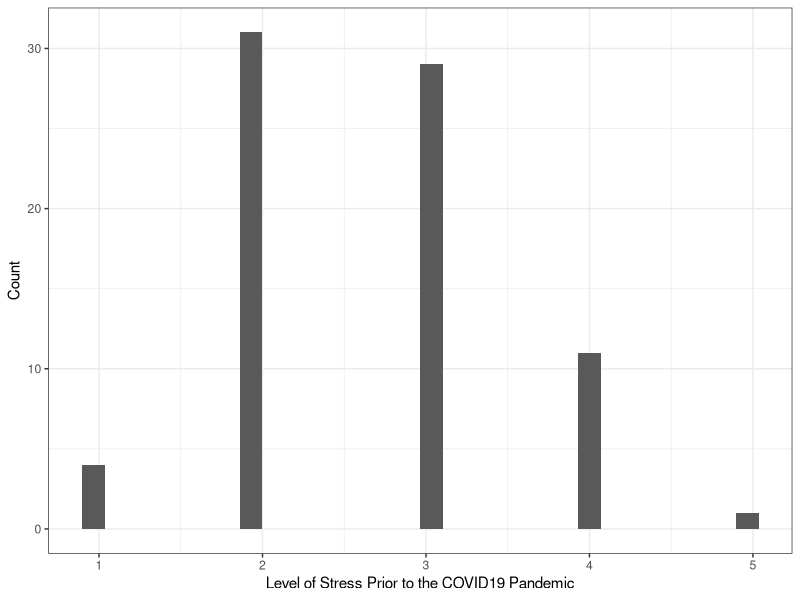
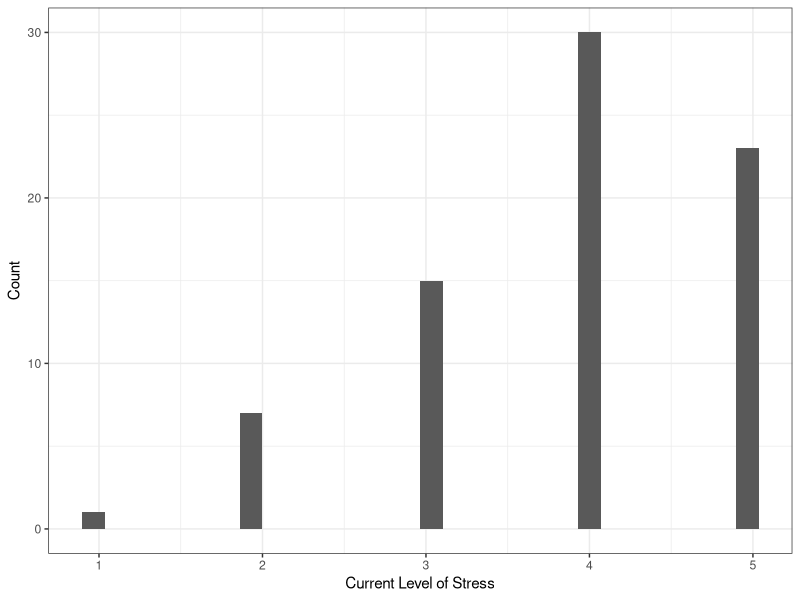

Recreate these plots in R, in order.
## ---- chunk 1
knitr::opts_chunk$set(echo = TRUE)
library(tidyverse)
## ---- chunk 2
# Import data
survey = readxl::read_excel("./data/WIM COVID 19 Data.xlsx")
survey = survey[-1,]
## ---- chunk 3
survey$Q1 = as.numeric(survey$Q1)
wilcox.test(survey$Q1, mu = 1)
## ---- chunk 4
survey$Q2 = as.numeric(survey$Q2)
wilcox.test(survey$Q2, mu = 1)
## ---- chunk 5
survey$Q4 = as.numeric(survey$Q4)
wilcox.test(survey$Q4, mu = 1)
## ---- chunk 6
survey$Q7 = as.numeric(survey$Q7)
wilcox.test(survey$Q7, mu = 1)
## ---- chunk 7
survey$Q8 = as.numeric(survey$Q8)
wilcox.test(survey$Q8, mu = 1)
## ---- chunk 8
Q9 = survey$Q9 %>% as.numeric()
Q9 = Q9[!is.na(Q9)]

wilcox.test(Q9, mu = 1)
## ---- chunk 9
survey$Q10 = as.numeric(survey$Q10)
wilcox.test(survey$Q10, mu = 1)
## ---- chunk 10
survey$Q16 = as.numeric(survey$Q16)
Q16 = survey$Q16[!is.na(survey$Q16)]
survey$Q17 = as.numeric(survey$Q17)
Q17 = survey$Q17[!is.na(survey$Q17)]
wilcox.test(Q16, Q17)
Q1617.compare = data.frame(
  Q16,
  Q17
)
Q1617.compare %>% 
  ggplot(aes(x = Q16)) + geom_histogram() + theme_bw() + labs(
    x = "Level of Stress Prior to the COVID19 Pandemic",
    y = "Count"
  )
Q1617.compare %>% 
  ggplot(aes(x = Q17)) + geom_histogram() + theme_bw() + labs(
    x = "Current Level of Stress",
    y = "Count"
  )
## ---- chunk 11
survey$Q18 = as.numeric(survey$Q18)
wilcox.test(survey$Q18, mu = 1)
## ---- chunk 12
survey$Q19 = as.numeric(survey$Q19)
wilcox.test(survey$Q19, mu = 1)
## ---- chunk 13
survey$Q20 = as.numeric(survey$Q20)
wilcox.test(survey$Q20, mu = 1)
## ---- chunk 14
survey$Q21 = as.numeric(survey$Q21)
wilcox.test(survey$Q21, mu = 1)
